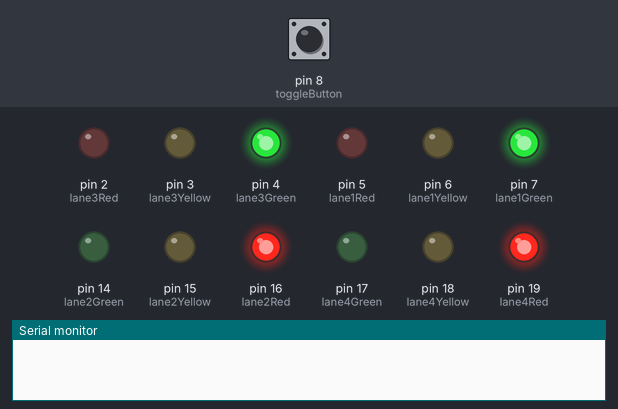
The sketch below on a simulated Arduino Uno, built with avr-gcc and run on an emulated ATmega328P. On the bench: output pins drawn as LEDs (lit = HIGH), the last lines printed to the serial monitor. The test bench sets the inputs (shaded band); at power-on: pin 8 (toggleButton) LOW. No radio packets arrive unless stated.

Above: at 2.8 s.
2.9 s: pin 8 (toggleButton) pulled HIGH for 3.2 s
At 8.0 s:
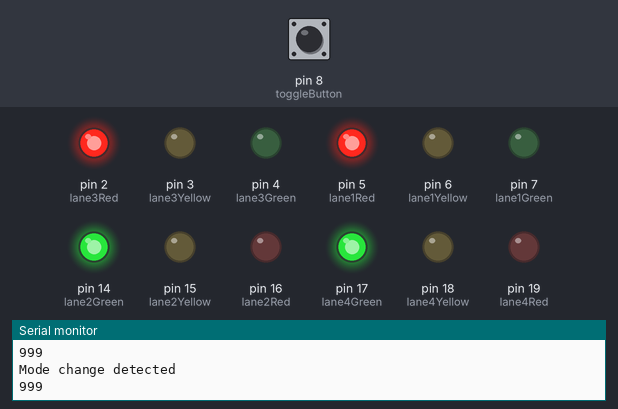
9.1 s: pin 8 (toggleButton) pulled HIGH for 1 s
At 9.1 s:
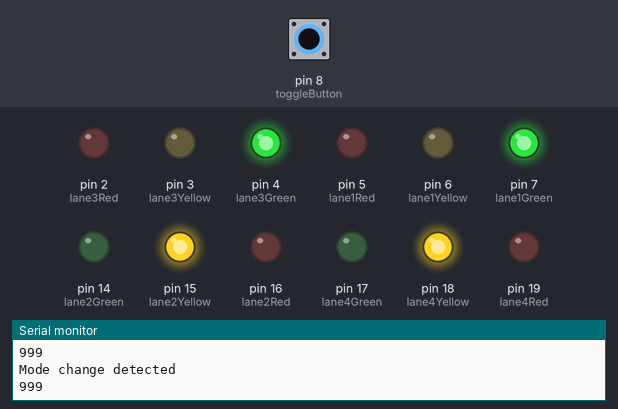
Timing chart, 0 to 12.1 s (numbered marks = the images above; inputs shaded):
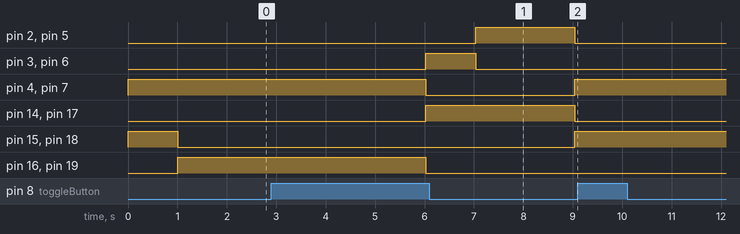

Measured:
- after the input at 9.1 s, pin 2 (lane3Red): stays LOW (without the input it goes to HIGH after 3.9 s); pin 3 (lane3Yellow): stays LOW (without the input it goes to HIGH after 2.9 s)

The sketch:

receiver.ino
```cpp
/*
receiver.ino

Receiver code for Arduino Uno. Receives and interprets control signals from Sender. Manages traffic lights between automatic and manual mode.
*/

#include <SPI.h>
#include <nRF24L01.h>
#include <RF24.h>

//declarations
RF24 radio(9, 10); // CE, CSN
const byte address[6] = "00001";
bool manualMode = false;
bool vertical = true;
int n = -1; //integer variable to save data transmission from sender Arduino
int step = 0;
const int maxStep = 30; //value * 100ms traffic orientation cycle
bool bufferStart = false;
int buffer = 0;
const int maxBuffer = 30; //value * 100ms button buffer (during buffer, not responding to further button press; reduce sensitivity; prevent instability)
int yellowTimer = 0;
const int maxYellow = 10;

//declare button
const int toggleButton = 8;

//global constants
//A0 -> A5 map to pins 14 -> 19
//lane 1 (top)
const int lane1Red = 5;
const int lane1Yellow = 6;
const int lane1Green = 7;

//lane 2 (right)
const int lane2Red = 16; //A2
const int lane2Yellow = 15; //A1
const int lane2Green = 14; //A0

//lane 3 (bottom)
const int lane3Red = 2;
const int lane3Yellow = 3;
const int lane3Green = 4;

//lane 4 (left)
const int lane4Red = 19; //A5
const int lane4Yellow = 18; //A4
const int lane4Green = 17; //A3

void setup() {
  // put your setup code here, to run once:
  Serial.begin(115200);

  // configure output pins
  pinMode(lane1Red, OUTPUT);
  pinMode(lane1Yellow, OUTPUT);
  pinMode(lane1Green, OUTPUT);
  pinMode(lane2Red, OUTPUT);
  pinMode(lane2Yellow, OUTPUT);
  pinMode(lane2Green, OUTPUT);
  pinMode(lane3Red, OUTPUT);
  pinMode(lane3Yellow, OUTPUT);
  pinMode(lane3Green, OUTPUT);
  pinMode(lane4Red, OUTPUT);
  pinMode(lane4Yellow, OUTPUT);
  pinMode(lane4Green, OUTPUT);

  //configure input pins
  pinMode(toggleButton, INPUT);

  radio.begin();
  radio.openReadingPipe(0, address);   //Setting the address at which we will receive the data
  radio.setPALevel(RF24_PA_MIN);       //You can set this as minimum or maximum depending on the distance between the transmitter and receiver.
  radio.startListening();              //This sets the module as receiver
}

void loop() {
  automaticMode();
  checkToggleButton();
  // put your main code here, to run repeatedly:
  if (radio.available()) { //Looking for the data
    radio.read(&n, sizeof(n)); //Reading the data
    interpret(n);
  }
  bufferIncrement();
  delay(100);
}

//in place of 999 remote singal, create localized 999 signal from local button press
void checkToggleButton() {
  if (digitalRead(toggleButton) == HIGH) interpret(999);
}

//allow button press to buffer so that repeated button press does not destablize code
void bufferIncrement() {
  if (bufferStart) buffer++; //increment buffer count
//  Serial.println(buffer);
  if (buffer >= maxBuffer) {
    //once buffer reaches threshold, reset buffer
    buffer = 0;
    bufferStart = false;
    }
}

//automatic operating mode
void automaticMode() {
  if (!manualMode) {
    if (vertical) verticalTraffic();
    else horizontalTraffic();
    step++; //increment step
    if (step >= maxStep) { //switch traffic orientation
      if (vertical) vertical = false;
      else vertical = true;
      step = 0;
      yellowTimer = 0;
    }
  }
}

//lane 1 and lane 3 green, other lanes red
void verticalTraffic() {
  //instant actions
  digitalWrite(lane1Red, LOW);
  digitalWrite(lane1Green, HIGH);
  digitalWrite(lane3Red, LOW);
  digitalWrite(lane3Green, HIGH);
  digitalWrite(lane2Green, LOW);
  digitalWrite(lane4Green, LOW);

  //timed actions
  if (yellowTimer < maxYellow) {
    digitalWrite(lane2Yellow, HIGH);
    digitalWrite(lane4Yellow, HIGH);
  } else {
    digitalWrite(lane2Yellow, LOW);
    digitalWrite(lane4Yellow, LOW);
    digitalWrite(lane2Red, HIGH);
    digitalWrite(lane4Red, HIGH);
  }
  yellowTimer++;
}

//lane 2 and lane 4 green, other lanes red
void horizontalTraffic() {
  //instant actions
  digitalWrite(lane2Red, LOW);
  digitalWrite(lane2Green, HIGH);
  digitalWrite(lane4Red, LOW);
  digitalWrite(lane4Green, HIGH);
  digitalWrite(lane1Green, LOW);
  digitalWrite(lane3Green, LOW);

  //timed actions
  if (yellowTimer < maxYellow) {
    digitalWrite(lane1Yellow, HIGH);
    digitalWrite(lane3Yellow, HIGH);
  } else {
    digitalWrite(lane1Yellow, LOW);
    digitalWrite(lane3Yellow, LOW);
    digitalWrite(lane1Red, HIGH);
    digitalWrite(lane3Red, HIGH);
  }
  yellowTimer++;
}

//interpret integer transmitted by sender Arduino
void interpret(int n) {
  if (n != -1) {
    Serial.println(n);
    if (n == 999) {
      if (buffer == 0) { //detect button press with buffer (prevent instability)
        Serial.println("Mode change detected");
        if (manualMode) manualMode = false;
        else manualMode = true;
        bufferStart = true; //start buffer count
        }
      }
    else {
      if (manualMode) execute(n);
    }
    n = -1; //reset n
  }
}

//execute commands transmitted from sender Arduino
void execute(int command) {
  //break command into lane and action
  int lane = command / 10;
  int action = command % 10;
  //execute accordingly
  switch(lane) {
    case 1: //lane 1 (front 1, then clockwise increment)
      if (action == 0) { //red signal
        digitalWrite(lane1Green, LOW);
        digitalWrite(lane1Yellow, LOW);
        digitalWrite(lane1Red, HIGH);
      } else if (action == 1) { //green signal
        digitalWrite(lane1Red, LOW);
        digitalWrite(lane1Yellow, LOW);
        digitalWrite(lane1Green, HIGH);
      }
      break;
    case 2: //lane 2
      if (action == 0) { //red signal
        digitalWrite(lane2Green, LOW);
        digitalWrite(lane2Yellow, LOW);
        digitalWrite(lane2Red, HIGH);
      } else if (action == 1) { //green signal
        digitalWrite(lane2Red, LOW);
        digitalWrite(lane2Yellow, LOW);
        digitalWrite(lane2Green, HIGH);
      }
      break;
    case 3: //lane 3
      if (action == 0) { //red signal
        digitalWrite(lane3Green, LOW);
        digitalWrite(lane3Yellow, LOW);
        digitalWrite(lane3Red, HIGH);
      } else if (action == 1) { //green signal
        digitalWrite(lane3Red, LOW);
        digitalWrite(lane3Yellow, LOW);
        digitalWrite(lane3Green, HIGH);
      }
      break;
    case 4: //lane 4
      if (action == 0) { //red signal
        digitalWrite(lane4Green, LOW);
        digitalWrite(lane4Yellow, LOW);
        digitalWrite(lane4Red, HIGH);
      } else if (action == 1) { //green signal
        digitalWrite(lane4Red, LOW);
        digitalWrite(lane4Yellow, LOW);
        digitalWrite(lane4Green, HIGH);
      }
      break;
  }
}
```
